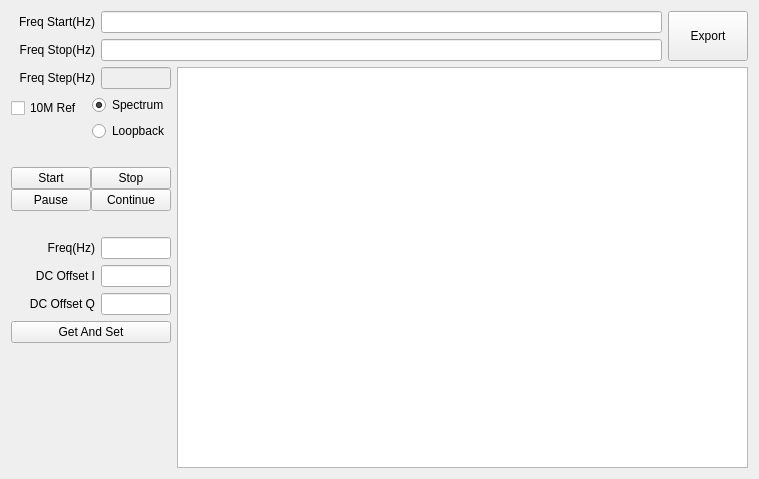
<?xml version="1.0" encoding="UTF-8"?>
<ui version="4.0">
 <class>QCalTXLOLeakDlg</class>
 <widget class="QWidget" name="QCalTXLOLeakDlg">
  <property name="geometry">
   <rect>
    <x>0</x>
    <y>0</y>
    <width>759</width>
    <height>479</height>
   </rect>
  </property>
  <property name="windowTitle">
   <string>Dialog</string>
  </property>
  <layout class="QVBoxLayout" name="verticalLayout_7" stretch="0,1">
   <item>
    <layout class="QHBoxLayout" name="horizontalLayout1" stretch="10,1">
     <item>
      <layout class="QVBoxLayout" name="verticalLayoutFreqStarStop">
       <item>
        <layout class="QHBoxLayout" name="horizontalLayoutFreqStar">
         <item>
          <widget class="QLabel" name="labelFreqStar">
           <property name="sizePolicy">
            <sizepolicy hsizetype="Fixed" vsizetype="Fixed">
             <horstretch>0</horstretch>
             <verstretch>0</verstretch>
            </sizepolicy>
           </property>
           <property name="minimumSize">
            <size>
             <width>84</width>
             <height>16</height>
            </size>
           </property>
           <property name="text">
            <string>Freq Start(Hz)</string>
           </property>
           <property name="alignment">
            <set>Qt::AlignRight|Qt::AlignTrailing|Qt::AlignVCenter</set>
           </property>
           <property name="buddy">
            <cstring>lineEditFreqStar</cstring>
           </property>
          </widget>
         </item>
         <item>
          <widget class="QLineEdit" name="lineEditFreqStar"/>
         </item>
        </layout>
       </item>
       <item>
        <layout class="QHBoxLayout" name="horizontalLayoutFreqStop">
         <item>
          <widget class="QLabel" name="labelFreqStop">
           <property name="sizePolicy">
            <sizepolicy hsizetype="Fixed" vsizetype="Fixed">
             <horstretch>0</horstretch>
             <verstretch>0</verstretch>
            </sizepolicy>
           </property>
           <property name="minimumSize">
            <size>
             <width>84</width>
             <height>16</height>
            </size>
           </property>
           <property name="text">
            <string>Freq Stop(Hz)</string>
           </property>
           <property name="alignment">
            <set>Qt::AlignRight|Qt::AlignTrailing|Qt::AlignVCenter</set>
           </property>
           <property name="buddy">
            <cstring>lineEditFreqStop</cstring>
           </property>
          </widget>
         </item>
         <item>
          <widget class="QLineEdit" name="lineEditFreqStop"/>
         </item>
        </layout>
       </item>
      </layout>
     </item>
     <item>
      <widget class="QPushButton" name="pushButtonExport">
       <property name="sizePolicy">
        <sizepolicy hsizetype="Expanding" vsizetype="Expanding">
         <horstretch>0</horstretch>
         <verstretch>0</verstretch>
        </sizepolicy>
       </property>
       <property name="text">
        <string>Export</string>
       </property>
      </widget>
     </item>
    </layout>
   </item>
   <item>
    <layout class="QHBoxLayout" name="horizontalLayout2" stretch="1,10">
     <item>
      <layout class="QVBoxLayout" name="verticalLayout1">
       <item>
        <layout class="QHBoxLayout" name="horizontalLayoutFreqStep">
         <item>
          <widget class="QLabel" name="labelFreqStep">
           <property name="sizePolicy">
            <sizepolicy hsizetype="Fixed" vsizetype="Fixed">
             <horstretch>0</horstretch>
             <verstretch>0</verstretch>
            </sizepolicy>
           </property>
           <property name="minimumSize">
            <size>
             <width>84</width>
             <height>16</height>
            </size>
           </property>
           <property name="text">
            <string>Freq Step(Hz)</string>
           </property>
           <property name="alignment">
            <set>Qt::AlignRight|Qt::AlignTrailing|Qt::AlignVCenter</set>
           </property>
           <property name="buddy">
            <cstring>lineEditFreqStep</cstring>
           </property>
          </widget>
         </item>
         <item>
          <widget class="QLineEdit" name="lineEditFreqStep">
           <property name="enabled">
            <bool>false</bool>
           </property>
           <property name="sizePolicy">
            <sizepolicy hsizetype="Expanding" vsizetype="Fixed">
             <horstretch>0</horstretch>
             <verstretch>0</verstretch>
            </sizepolicy>
           </property>
           <property name="readOnly">
            <bool>true</bool>
           </property>
          </widget>
         </item>
        </layout>
       </item>
       <item>
        <layout class="QHBoxLayout" name="horizontalLayoutRefMethod" stretch="0,0">
         <item>
          <layout class="QVBoxLayout" name="verticalLayoutRef">
           <item>
            <widget class="QCheckBox" name="checkBoxCalRef">
             <property name="sizePolicy">
              <sizepolicy hsizetype="Expanding" vsizetype="Fixed">
               <horstretch>0</horstretch>
               <verstretch>0</verstretch>
              </sizepolicy>
             </property>
             <property name="text">
              <string>10M Ref</string>
             </property>
            </widget>
           </item>
           <item>
            <spacer name="verticalSpacer">
             <property name="orientation">
              <enum>Qt::Vertical</enum>
             </property>
             <property name="sizeType">
              <enum>QSizePolicy::Fixed</enum>
             </property>
             <property name="sizeHint" stdset="0">
              <size>
               <width>20</width>
               <height>20</height>
              </size>
             </property>
            </spacer>
           </item>
          </layout>
         </item>
         <item>
          <layout class="QVBoxLayout" name="verticalLayoutMethod">
           <item>
            <widget class="QRadioButton" name="radioButtonSpec">
             <property name="sizePolicy">
              <sizepolicy hsizetype="Expanding" vsizetype="Fixed">
               <horstretch>0</horstretch>
               <verstretch>0</verstretch>
              </sizepolicy>
             </property>
             <property name="text">
              <string>Spectrum</string>
             </property>
             <property name="checked">
              <bool>true</bool>
             </property>
            </widget>
           </item>
           <item>
            <widget class="QRadioButton" name="radioButtonLoop">
             <property name="sizePolicy">
              <sizepolicy hsizetype="Expanding" vsizetype="Fixed">
               <horstretch>0</horstretch>
               <verstretch>0</verstretch>
              </sizepolicy>
             </property>
             <property name="text">
              <string>Loopback</string>
             </property>
            </widget>
           </item>
          </layout>
         </item>
        </layout>
       </item>
       <item>
        <spacer name="verticalSpacer1">
         <property name="orientation">
          <enum>Qt::Vertical</enum>
         </property>
         <property name="sizeType">
          <enum>QSizePolicy::Fixed</enum>
         </property>
         <property name="sizeHint" stdset="0">
          <size>
           <width>20</width>
           <height>20</height>
          </size>
         </property>
        </spacer>
       </item>
       <item>
        <layout class="QHBoxLayout" name="horizontalLayoutThreadCtrl">
         <property name="spacing">
          <number>0</number>
         </property>
         <item>
          <layout class="QVBoxLayout" name="verticalLayoutStarPaus">
           <property name="spacing">
            <number>0</number>
           </property>
           <item>
            <widget class="QPushButton" name="pushButtonStar">
             <property name="sizePolicy">
              <sizepolicy hsizetype="Expanding" vsizetype="Fixed">
               <horstretch>0</horstretch>
               <verstretch>0</verstretch>
              </sizepolicy>
             </property>
             <property name="text">
              <string>Start</string>
             </property>
            </widget>
           </item>
           <item>
            <widget class="QPushButton" name="pushButtonPaus">
             <property name="sizePolicy">
              <sizepolicy hsizetype="Expanding" vsizetype="Fixed">
               <horstretch>0</horstretch>
               <verstretch>0</verstretch>
              </sizepolicy>
             </property>
             <property name="text">
              <string>Pause</string>
             </property>
            </widget>
           </item>
          </layout>
         </item>
         <item>
          <layout class="QVBoxLayout" name="verticalLayoutStopCont">
           <property name="spacing">
            <number>0</number>
           </property>
           <item>
            <widget class="QPushButton" name="pushButtonStop">
             <property name="sizePolicy">
              <sizepolicy hsizetype="Expanding" vsizetype="Fixed">
               <horstretch>0</horstretch>
               <verstretch>0</verstretch>
              </sizepolicy>
             </property>
             <property name="text">
              <string>Stop</string>
             </property>
            </widget>
           </item>
           <item>
            <widget class="QPushButton" name="pushButtonCont">
             <property name="sizePolicy">
              <sizepolicy hsizetype="Expanding" vsizetype="Fixed">
               <horstretch>0</horstretch>
               <verstretch>0</verstretch>
              </sizepolicy>
             </property>
             <property name="text">
              <string>Continue</string>
             </property>
            </widget>
           </item>
          </layout>
         </item>
        </layout>
       </item>
       <item>
        <spacer name="verticalSpacer2">
         <property name="orientation">
          <enum>Qt::Vertical</enum>
         </property>
         <property name="sizeType">
          <enum>QSizePolicy::Fixed</enum>
         </property>
         <property name="sizeHint" stdset="0">
          <size>
           <width>20</width>
           <height>20</height>
          </size>
         </property>
        </spacer>
       </item>
       <item>
        <layout class="QHBoxLayout" name="horizontalLayoutFreq">
         <item>
          <widget class="QLabel" name="labelFreq">
           <property name="sizePolicy">
            <sizepolicy hsizetype="Fixed" vsizetype="Fixed">
             <horstretch>0</horstretch>
             <verstretch>0</verstretch>
            </sizepolicy>
           </property>
           <property name="minimumSize">
            <size>
             <width>84</width>
             <height>16</height>
            </size>
           </property>
           <property name="text">
            <string>Freq(Hz)</string>
           </property>
           <property name="alignment">
            <set>Qt::AlignRight|Qt::AlignTrailing|Qt::AlignVCenter</set>
           </property>
           <property name="buddy">
            <cstring>lineEditFreq</cstring>
           </property>
          </widget>
         </item>
         <item>
          <widget class="QLineEdit" name="lineEditFreq">
           <property name="sizePolicy">
            <sizepolicy hsizetype="Expanding" vsizetype="Fixed">
             <horstretch>0</horstretch>
             <verstretch>0</verstretch>
            </sizepolicy>
           </property>
          </widget>
         </item>
        </layout>
       </item>
       <item>
        <layout class="QHBoxLayout" name="horizontalLayoutDC_I">
         <item>
          <widget class="QLabel" name="labelDC_I">
           <property name="sizePolicy">
            <sizepolicy hsizetype="Fixed" vsizetype="Fixed">
             <horstretch>0</horstretch>
             <verstretch>0</verstretch>
            </sizepolicy>
           </property>
           <property name="minimumSize">
            <size>
             <width>84</width>
             <height>16</height>
            </size>
           </property>
           <property name="text">
            <string>DC Offset I</string>
           </property>
           <property name="alignment">
            <set>Qt::AlignRight|Qt::AlignTrailing|Qt::AlignVCenter</set>
           </property>
           <property name="buddy">
            <cstring>lineEditDC_I</cstring>
           </property>
          </widget>
         </item>
         <item>
          <widget class="QLineEdit" name="lineEditDC_I">
           <property name="sizePolicy">
            <sizepolicy hsizetype="Expanding" vsizetype="Fixed">
             <horstretch>0</horstretch>
             <verstretch>0</verstretch>
            </sizepolicy>
           </property>
          </widget>
         </item>
        </layout>
       </item>
       <item>
        <layout class="QHBoxLayout" name="horizontalLayoutDC_Q">
         <item>
          <widget class="QLabel" name="labelDC_Q">
           <property name="sizePolicy">
            <sizepolicy hsizetype="Fixed" vsizetype="Fixed">
             <horstretch>0</horstretch>
             <verstretch>0</verstretch>
            </sizepolicy>
           </property>
           <property name="minimumSize">
            <size>
             <width>84</width>
             <height>16</height>
            </size>
           </property>
           <property name="text">
            <string>DC Offset Q</string>
           </property>
           <property name="alignment">
            <set>Qt::AlignRight|Qt::AlignTrailing|Qt::AlignVCenter</set>
           </property>
           <property name="buddy">
            <cstring>lineEditDC_Q</cstring>
           </property>
          </widget>
         </item>
         <item>
          <widget class="QLineEdit" name="lineEditDC_Q">
           <property name="sizePolicy">
            <sizepolicy hsizetype="Expanding" vsizetype="Fixed">
             <horstretch>0</horstretch>
             <verstretch>0</verstretch>
            </sizepolicy>
           </property>
           <property name="maximumSize">
            <size>
             <width>150</width>
             <height>16777215</height>
            </size>
           </property>
          </widget>
         </item>
        </layout>
       </item>
       <item>
        <widget class="QPushButton" name="pushButtonGetSet">
         <property name="sizePolicy">
          <sizepolicy hsizetype="Expanding" vsizetype="Fixed">
           <horstretch>0</horstretch>
           <verstretch>0</verstretch>
          </sizepolicy>
         </property>
         <property name="text">
          <string>Get And Set</string>
         </property>
        </widget>
       </item>
       <item>
        <spacer name="verticalSpacer3">
         <property name="orientation">
          <enum>Qt::Vertical</enum>
         </property>
         <property name="sizeHint" stdset="0">
          <size>
           <width>20</width>
           <height>40</height>
          </size>
         </property>
        </spacer>
       </item>
      </layout>
     </item>
     <item>
      <widget class="QRDTTableView" name="tableViewData"/>
     </item>
    </layout>
   </item>
  </layout>
 </widget>
 <customwidgets>
  <customwidget>
   <class>QRDTTableView</class>
   <extends>QTableView</extends>
   <header>q_rdt_tableview.h</header>
  </customwidget>
 </customwidgets>
 <resources/>
 <connections/>
</ui>
